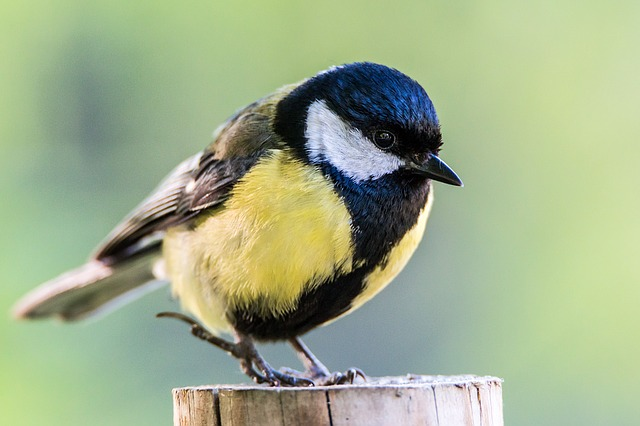
#> input picture images/ave.jpg, 640 x 426 px
$ python ejercicio52.py
#> lines starting #> are read from the running program, lines starting #| are printed output that depends on the picture
import cv2
import numpy as np
#--leer imagen
image = cv2.imread('../images/ave.jpg') #--obtener dimensiones de la imagen
#> image is the input picture: shape (426, 640, 3); mean B, G, R 139.9, 174.4, 159.9
ancho = image.shape[1] #columnas
#> ancho = 640
alto = image.shape[0] # filas
#> alto = 426
#--define la matriz de rotación
M = cv2.getRotationMatrix2D((ancho//2,alto//2),15,1) #--ejecuta la rotación
imageOut = cv2.warpAffine(image,M,(ancho,alto))
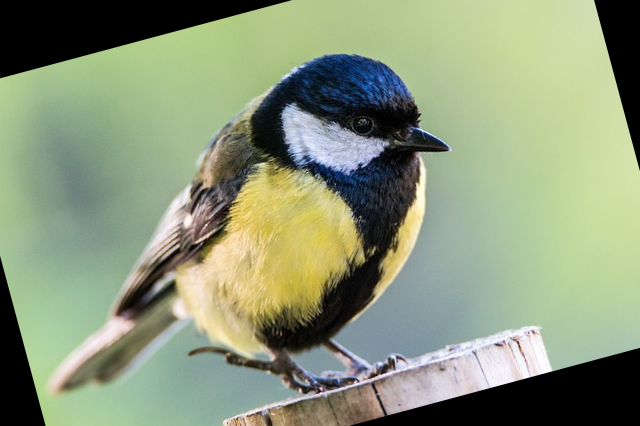
#> imageOut: shape (426, 640, 3); mean B, G, R 122.5, 151.2, 139.1
#--muestra las imágenes
cv2.imshow('Imagen de entrada',image)
cv2.imshow('Imagen de salida',imageOut)
cv2.waitKey(0)
cv2.destroyAllWindows()

$ run again, with images/LicensePlate1.jpg copied over images/ave.jpg
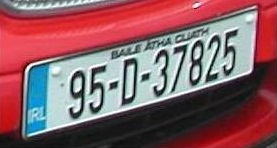
#> input picture images/LicensePlate1.jpg, 277 x 148 px
#> image is the input picture: shape (148, 277, 3); mean B, G, R 99.7, 93.6, 137.2
#> `imageOut = cv2.warpAffine(image,M,(ancho,alto))`:
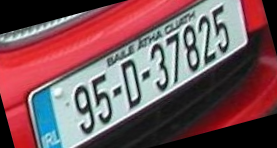
#> imageOut: shape (148, 277, 3); mean B, G, R 90.6, 85.5, 120.9

$ run again, with images/brown-eyes.jpg copied over images/ave.jpg
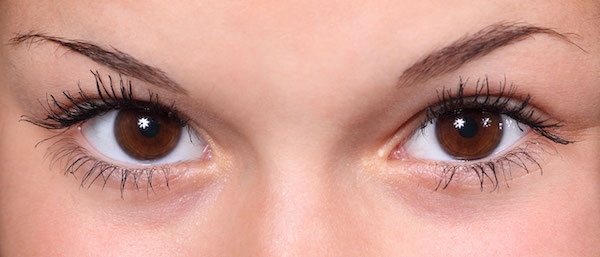
#> input picture images/brown-eyes.jpg, 600 x 257 px
#> image is the input picture: shape (257, 600, 3); mean B, G, R 142.2, 153.8, 204.8
#> `imageOut = cv2.warpAffine(image,M,(ancho,alto))`:
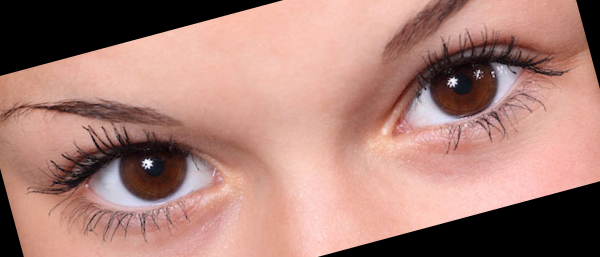
#> imageOut: shape (257, 600, 3); mean B, G, R 119.1, 128.4, 170.8
